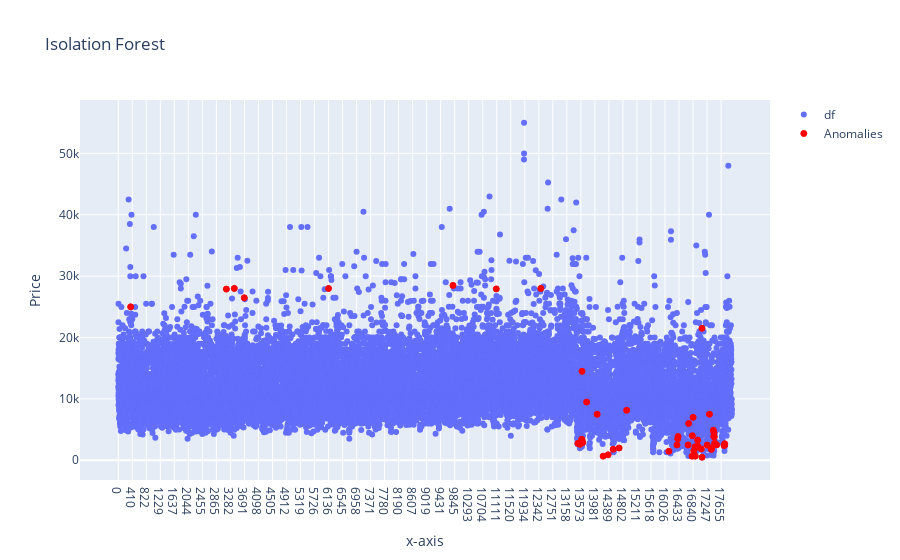

This figure's notebook cell:
### Code cell
#добавление аномалий в датасет
df['anomalies'] = IF_predictions
anomalies = df.query('anomalies == -1')

import plotly.graph_objects as go

#строю график для выбросов
normal = go.Scatter(x=df.index.astype(str),y=df['price'],name="df",mode='markers')
outlier = go.Scatter(x=anomalies.index.astype(str),y=anomalies['price'],name="Anomalies",mode='markers',
                marker=dict(color='red', size=6,
                            line=dict(color='red', width=1)))

# обозначения графика
layout = go.Layout(title="Isolation Forest",yaxis_title='Price',xaxis_title='x-axis',)

#строю график
data = [normal, outlier]
fig = go.Figure(data=data, layout=layout)
fig.show()

### Figure 1 — Plotly figure (JSON) as saved in the notebook; plotly's stock layout.template omitted (floating-point values rounded to 4 significant figures; data arrays with more than 128 entries replaced by an {"elided": "..."} marker saying what was removed)
{"data": [{"mode": "markers", "name": "df", "type": "scatter", "x": {"elided": "17812 str values"}, "y": {"elided": "17812 int values"}}, {"marker": {"color": "red", "line": {"color": "red", "width": 1}, "size": 6}, "mode": "markers", "name": "Anomalies", "type": "scatter", "x": ["364", "3163", "3395", "3687", "6136", "9790", "11097", "12400", "13485", "13548", "13594", "13605", "13607", "13631", "13741", "14047", "14222", "14367", "14515", "14691", "14910", "16139", "16374", "16396", "16406", "16695", "16713", "16811", "16819", "16842", "16862", "16899", "16902", "16904", "16975", "16978", "17080", "17100", "17103", "17250", "17316", "17374", "17377", "17378", "17430", "17441", "17447", "17456", "17468", "17525", "17742", "17758", "17760", "17761"], "y": [24999, 27890, 28000, 26475, 27999, 28490, 27925, 28000, 2750, 2595, 3395, 3395, 14495, 2895, 9490, 7490, 675, 895, 1795, 1999, 8150, 1475, 2495, 3495, 3875, 2495, 5995, 675, 3999, 6995, 1495, 2195, 1995, 675, 3295, 2295, 1850, 21500, 495, 2479, 7499, 1775, 1999, 1999, 4890, 3890, 4490, 3800, 2790, 2499, 2400, 2495, 2695, 2495]}], "layout": {"title": {"text": "Isolation Forest"}, "xaxis": {"title": {"text": "x-axis"}}, "yaxis": {"title": {"text": "Price"}}}}
